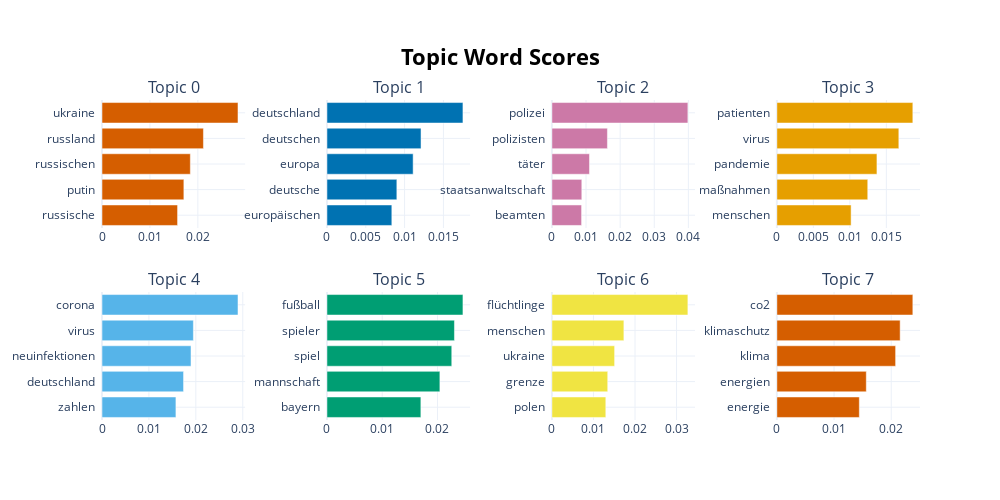

The notebook cell saved with this chart:
### Code cell
topic_model.visualize_barchart()

### Figure 1 — Plotly figure (JSON) as saved in the notebook; plotly's stock layout.template omitted (floating-point values rounded to 4 significant figures)
{"data": [{"marker": {"color": "#D55E00"}, "orientation": "h", "type": "bar", "x": [0.01576, 0.01708, 0.01843, 0.02116, 0.02837], "xaxis": "x", "y": ["russische  ", "putin  ", "russischen  ", "russland  ", "ukraine  "], "yaxis": "y"}, {"marker": {"color": "#0072B2"}, "orientation": "h", "type": "bar", "x": [0.008357, 0.009002, 0.0111, 0.01212, 0.01752], "xaxis": "x2", "y": ["europäischen  ", "deutsche  ", "europa  ", "deutschen  ", "deutschland  "], "yaxis": "y2"}, {"marker": {"color": "#CC79A7"}, "orientation": "h", "type": "bar", "x": [0.008701, 0.008764, 0.01101, 0.01627, 0.03986], "xaxis": "x3", "y": ["beamten  ", "staatsanwaltschaft  ", "täter  ", "polizisten  ", "polizei  "], "yaxis": "y3"}, {"marker": {"color": "#E69F00"}, "orientation": "h", "type": "bar", "x": [0.01017, 0.01245, 0.01371, 0.01671, 0.01863], "xaxis": "x4", "y": ["menschen  ", "maßnahmen  ", "pandemie  ", "virus  ", "patienten  "], "yaxis": "y4"}, {"marker": {"color": "#56B4E9"}, "orientation": "h", "type": "bar", "x": [0.01575, 0.01738, 0.01897, 0.01948, 0.02898], "xaxis": "x5", "y": ["zahlen  ", "deutschland  ", "neuinfektionen  ", "virus  ", "corona  "], "yaxis": "y5"}, {"marker": {"color": "#009E73"}, "orientation": "h", "type": "bar", "x": [0.01699, 0.02043, 0.02258, 0.02307, 0.02461], "xaxis": "x6", "y": ["bayern  ", "mannschaft  ", "spiel  ", "spieler  ", "fußball  "], "yaxis": "y6"}, {"marker": {"color": "#F0E442"}, "orientation": "h", "type": "bar", "x": [0.01297, 0.01344, 0.01509, 0.01732, 0.03273], "xaxis": "x7", "y": ["polen  ", "grenze  ", "ukraine  ", "menschen  ", "flüchtlinge  "], "yaxis": "y7"}, {"marker": {"color": "#D55E00"}, "orientation": "h", "type": "bar", "x": [0.01442, 0.01564, 0.02077, 0.02156, 0.02378], "xaxis": "x8", "y": ["energie  ", "energien  ", "klima  ", "klimaschutz  ", "co2  "], "yaxis": "y8"}], "layout": {"annotations": [{"font": {"size": 16}, "showarrow": false, "text": "Topic 0", "x": 0.0875, "xanchor": "center", "xref": "paper", "y": 1, "yanchor": "bottom", "yref": "paper"}, {"font": {"size": 16}, "showarrow": false, "text": "Topic 1", "x": 0.3625, "xanchor": "center", "xref": "paper", "y": 1, "yanchor": "bottom", "yref": "paper"}, {"font": {"size": 16}, "showarrow": false, "text": "Topic 2", "x": 0.6375, "xanchor": "center", "xref": "paper", "y": 1, "yanchor": "bottom", "yref": "paper"}, {"font": {"size": 16}, "showarrow": false, "text": "Topic 3", "x": 0.9125, "xanchor": "center", "xref": "paper", "y": 1, "yanchor": "bottom", "yref": "paper"}, {"font": {"size": 16}, "showarrow": false, "text": "Topic 4", "x": 0.0875, "xanchor": "center", "xref": "paper", "y": 0.4, "yanchor": "bottom", "yref": "paper"}, {"font": {"size": 16}, "showarrow": false, "text": "Topic 5", "x": 0.3625, "xanchor": "center", "xref": "paper", "y": 0.4, "yanchor": "bottom", "yref": "paper"}, {"font": {"size": 16}, "showarrow": false, "text": "Topic 6", "x": 0.6375, "xanchor": "center", "xref": "paper", "y": 0.4, "yanchor": "bottom", "yref": "paper"}, {"font": {"size": 16}, "showarrow": false, "text": "Topic 7", "x": 0.9125, "xanchor": "center", "xref": "paper", "y": 0.4, "yanchor": "bottom", "yref": "paper"}], "height": 500, "hoverlabel": {"bgcolor": "white", "font": {"family": "Rockwell", "size": 16}}, "showlegend": false, "title": {"font": {"color": "Black", "size": 22}, "text": "<b>Topic Word Scores", "x": 0.5, "xanchor": "center", "yanchor": "top"}, "width": 1000, "xaxis": {"anchor": "y", "domain": [0, 0.175], "showgrid": true}, "xaxis2": {"anchor": "y2", "domain": [0.275, 0.45], "showgrid": true}, "xaxis3": {"anchor": "y3", "domain": [0.55, 0.725], "showgrid": true}, "xaxis4": {"anchor": "y4", "domain": [0.825, 1], "showgrid": true}, "xaxis5": {"anchor": "y5", "domain": [0, 0.175], "showgrid": true}, "xaxis6": {"anchor": "y6", "domain": [0.275, 0.45], "showgrid": true}, "xaxis7": {"anchor": "y7", "domain": [0.55, 0.725], "showgrid": true}, "xaxis8": {"anchor": "y8", "domain": [0.825, 1], "showgrid": true}, "yaxis": {"anchor": "x", "domain": [0.6, 1], "showgrid": true}, "yaxis2": {"anchor": "x2", "domain": [0.6, 1], "showgrid": true}, "yaxis3": {"anchor": "x3", "domain": [0.6, 1], "showgrid": true}, "yaxis4": {"anchor": "x4", "domain": [0.6, 1], "showgrid": true}, "yaxis5": {"anchor": "x5", "domain": [0, 0.4], "showgrid": true}, "yaxis6": {"anchor": "x6", "domain": [0, 0.4], "showgrid": true}, "yaxis7": {"anchor": "x7", "domain": [0, 0.4], "showgrid": true}, "yaxis8": {"anchor": "x8", "domain": [0, 0.4], "showgrid": true}}}
